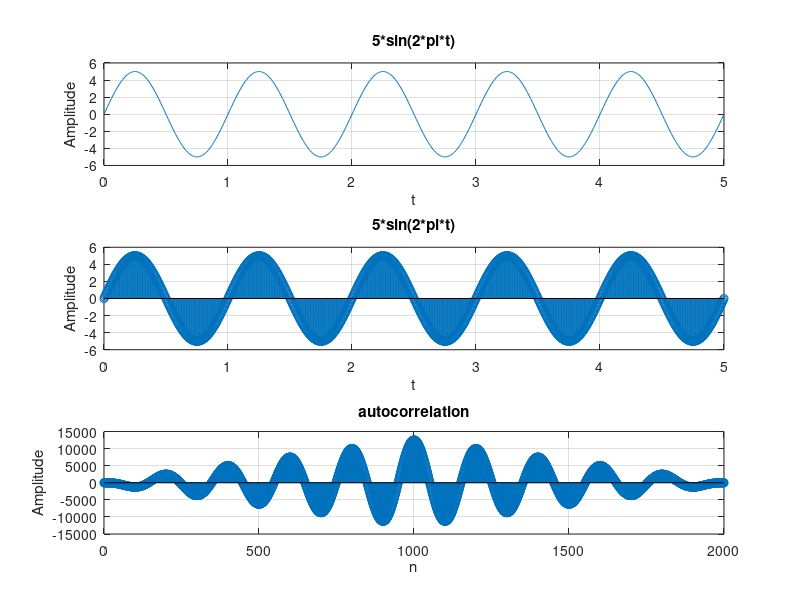

Write MATLAB code to recreate this figure.
% ass 5 q 3
%% clear
clc
clear all
close all

%% setting parameters
% take data from user
a = input('Enter amplitude : ' );
p = input('Enter no of periods : ');

t=0:1/200:p;
y = a*sin(2*pi*t);

%% plot original sequences
subplot(3,1,1);
plot(t,y);
title([num2str(a) '*sin(2*pi*t)']);
xlabel('t');
ylabel('Amplitude');
grid on;

%% stem original sequences
subplot(3,1,2);
stem(t,y);
title([num2str(a) '*sin(2*pi*t)']);
xlabel('t');
ylabel('Amplitude');
grid on;

%% generate and stem autocorrelation
subplot(3,1,3);
y = xcorr(y);
n = 0:length(y)-1;
stem(n,y);
title('autocorrelation');
xlabel('n');
ylabel('Amplitude');
grid on;
